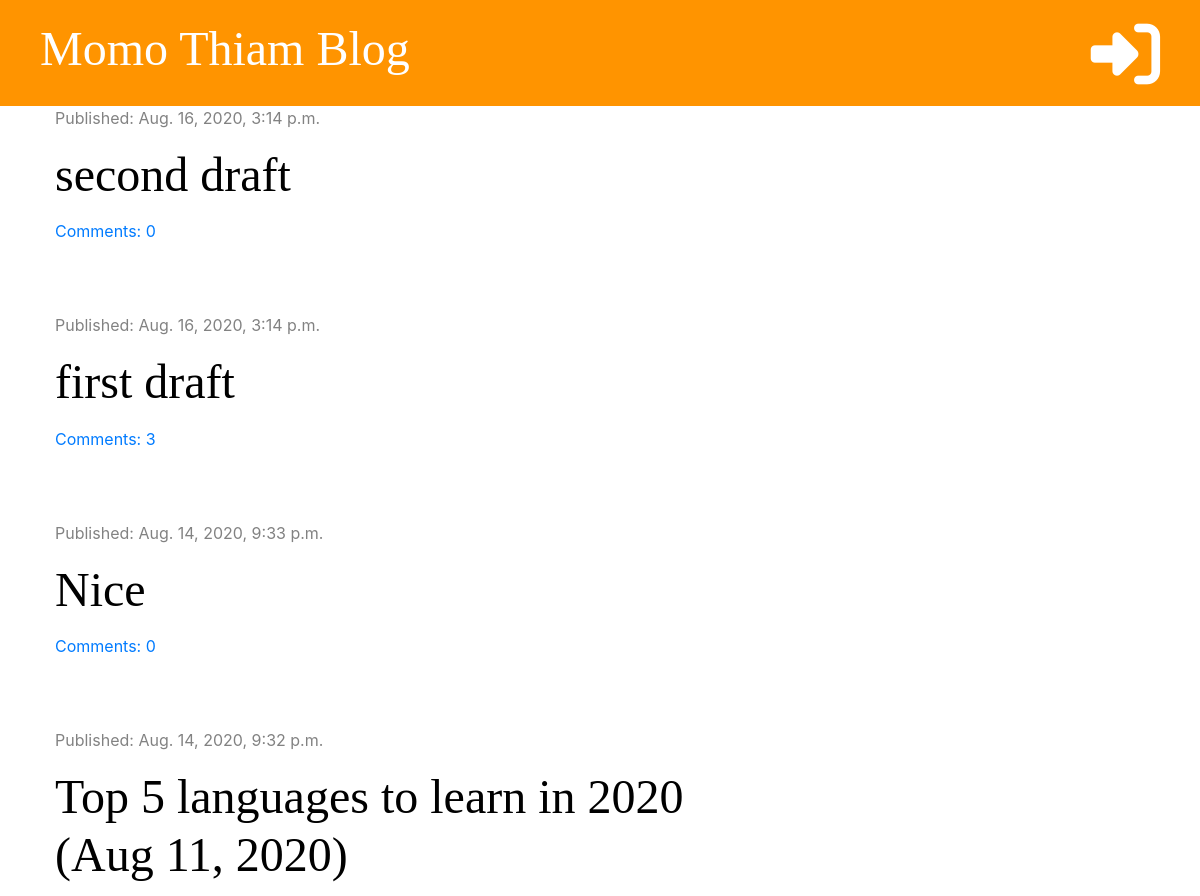
The app's page / (upper part), older data.
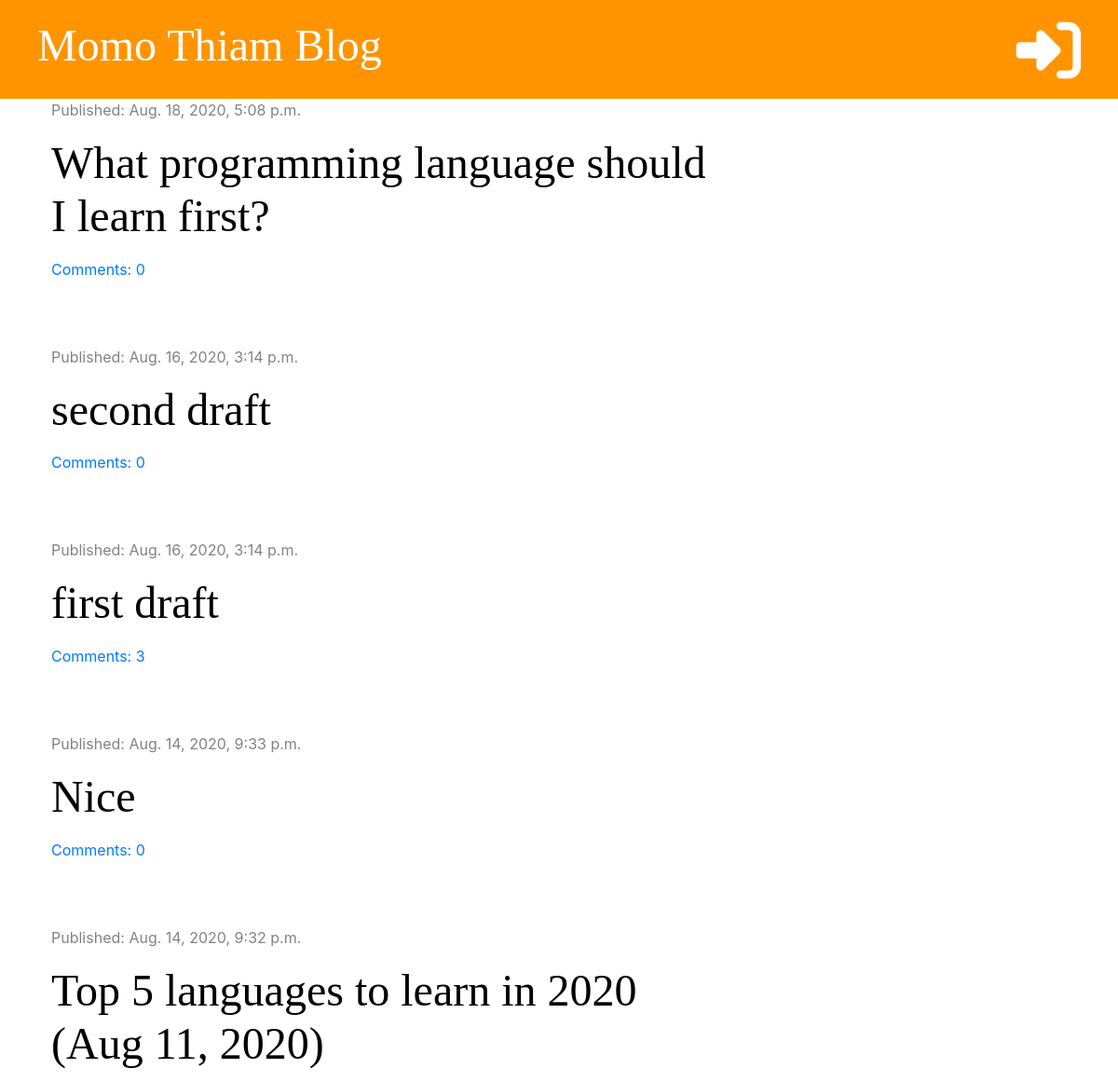
The same page, newer data.
### blog/models.py (models this page shows, shortened)
class Post(models.Model):
    author = models.ForeignKey('auth.User', on_delete=models.CASCADE)
    title = models.CharField(max_length=200)
    text = models.TextField()
    created_date = models.DateTimeField(default=timezone.now)
    published_date = models.DateTimeField(blank=True, null=True)
    def approved_comments(self):
        return self.comments.filter(approved=True)

### blog/views.py (the view)
# urls.py: path('', views.post_list, name='post_list'),
def post_list(request):
    posts = Post.objects.filter(published_date__lte=timezone.now()).order_by('-published_date')
    stuff_for_frontend = {'posts': posts}
    return render(request, 'blog/post_list.html', stuff_for_frontend)

### blog/templatetags/markdownify.py (called while the page is built)
@register.filter
def markdown(value):
    renderer = HighlightRenderer()
    markdown = mistune.Markdown(renderer=renderer)
    return markdown(value)

### blog/templates/blog/post_list.html (shortened to what this page needs)
{% extends 'blog/base.html' %}
{% load markdownify %}
{% block content %}
    {% for post in posts %}
        <div class="post">
            <div class="date">
                <p>Published: {{ post.published_date }}</p>
            </div>
            <h1><a href="{% url 'post_detail' pk=post.pk %}">{{ post.title }}</a></h1>
            <a href="{% url 'post_detail' pk=post.pk %}">Comments: {{ post.approved_comments.count }}</a>
        </div>
    {% endfor %}
{% endblock %}

Row changes from the older to the newer data that the page shows:
added Post: published_date "Aug. 18, 2020, 5:08 p.m.", title "What programming language should I learn first?", approved_comments.count "0"
